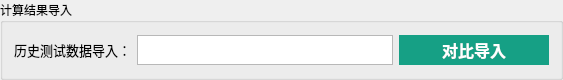
              <widget class="QGroupBox" name="History_Data_Choose">
               <property name="maximumSize">
                <size>
                 <width>16777215</width>
                 <height>80</height>
                </size>
               </property>
               <property name="font">
                <font>
                 <family>Microsoft YaHei</family>
                </font>
               </property>
               <property name="title">
                <string>计算结果导入</string>
               </property>
               <layout class="QGridLayout" name="gridLayout_10">
                <item row="0" column="0">
                 <widget class="QLabel" name="History_Data_Choose_lab">
                  <property name="minimumSize">
                   <size>
                    <width>0</width>
                    <height>0</height>
                   </size>
                  </property>
                  <property name="maximumSize">
                   <size>
                    <width>16777215</width>
                    <height>16777215</height>
                   </size>
                  </property>
                  <property name="font">
                   <font>
                    <family>Microsoft YaHei</family>
                    <pointsize>10</pointsize>
                   </font>
                  </property>
                  <property name="text">
                   <string>历史测试数据导入：</string>
                  </property>
                 </widget>
                </item>
                <item row="0" column="1">
                 <widget class="QPlainTextEdit" name="History_Data_Choose_PlainTextEdit">
                  <property name="minimumSize">
                   <size>
                    <width>0</width>
                    <height>0</height>
                   </size>
                  </property>
                  <property name="maximumSize">
                   <size>
                    <width>16777215</width>
                    <height>30</height>
                   </size>
                  </property>
                 </widget>
                </item>
                <item row="0" column="2">
                 <widget class="QPushButton" name="History_Data_Choose_PushButton">
                  <property name="minimumSize">
                   <size>
                    <width>150</width>
                    <height>0</height>
                   </size>
                  </property>
                  <property name="styleSheet">
                   <string notr="true">QPushButton{ background-color:#16A085;border:none;color:#ffffff;
font-family:'Microsoft YaHei';font-size:16px;font-weight: bold;height:30px;}
QPushButton:pressed{background-color:#16A055;}</string>
                  </property>
                  <property name="text">
                   <string>对比导入</string>
                  </property>
                 </widget>
                </item>
               </layout>
              </widget>
